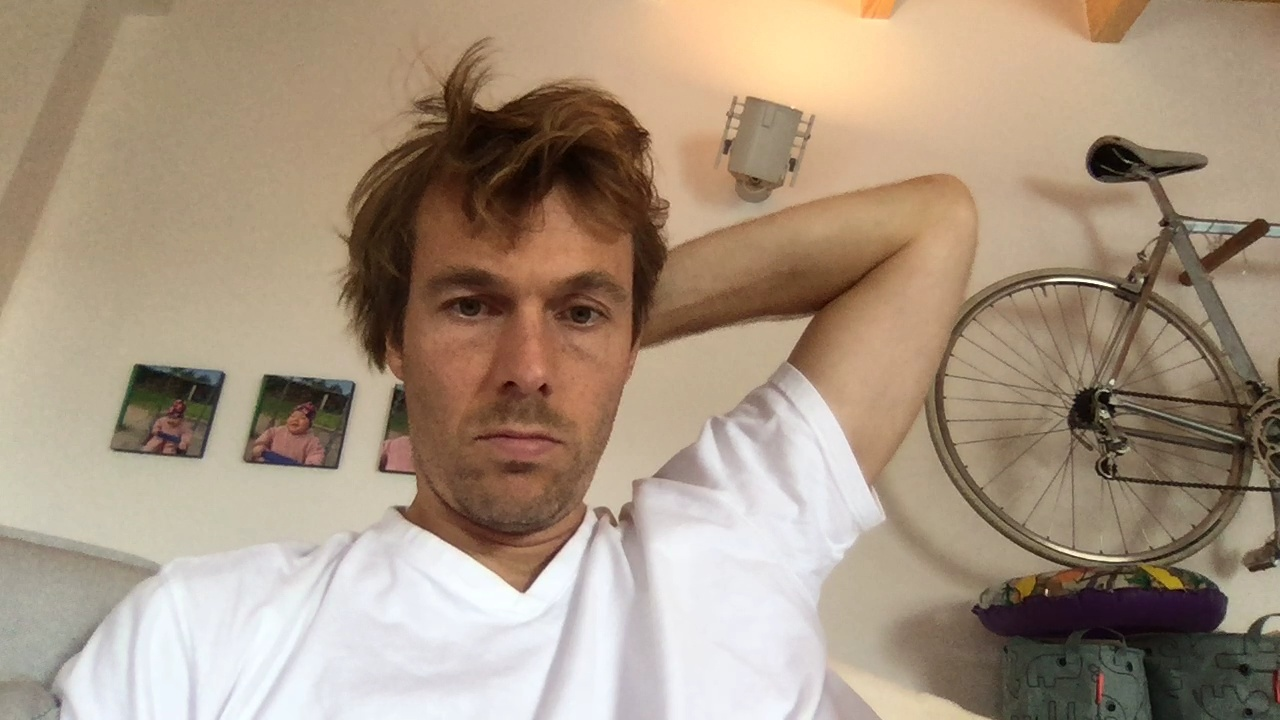
#> input picture filename.jpg, 1280 x 720 px
$ python -i detector.py   (imports and definitions only)
#> lines starting #> are read from the running program, lines starting #| are printed output that depends on the picture
import cv2
import numpy as np


# initialize the HOG descriptor/person detector
hog = cv2.HOGDescriptor()
# [1 line not run here, left out]
face_cascade = cv2.CascadeClassifier(cv2.data.haarcascades + 'haarcascade_frontalface_default.xml')
# eye_cascade = cv2.CascadeClassifier(cv2.data.haarcascades + 'haarcascade_eye.xml')


def detect_faces(img):
    # Convert into grayscale
    gray = cv2.cvtColor(img, cv2.COLOR_BGR2GRAY)
    # Detect faces
    # if len(eye_cascade.detectMultiScale(gray, 1.1, 4)):
    #     return True
    if len(face_cascade.detectMultiScale(gray, 1.1, 4)):
        return True
    else:
        return False


def detect_people(img):

    # resizing for faster detection
    frame = cv2.resize(img, (640, 480))
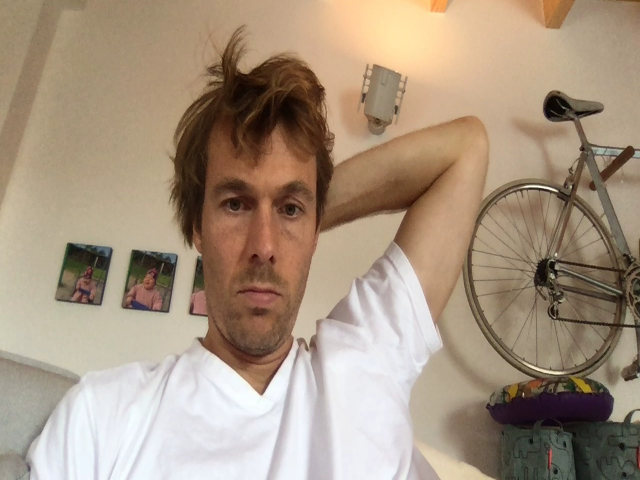
#> frame: shape (480, 640, 3); mean R, G, B 166.9, 148.1, 128.2
    # using a greyscale picture, also for faster detection
    gray = cv2.cvtColor(frame, cv2.COLOR_RGB2GRAY)
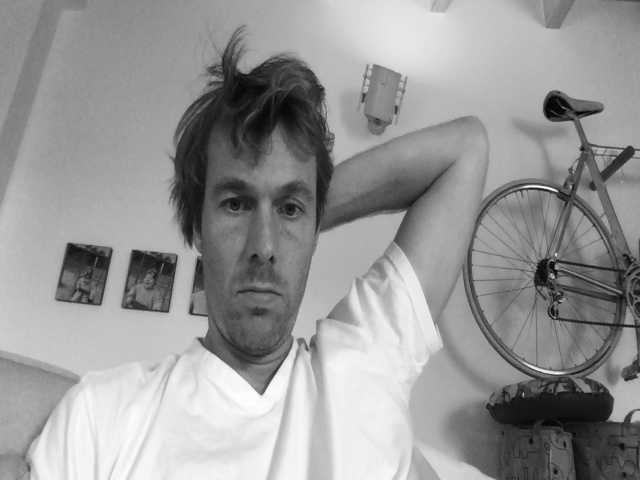
#> gray: shape (480, 640); min 4, max 253, mean 151.4

    # detect people in the image
    # returns the bounding boxes for the detected objects
    boxes, weights = hog.detectMultiScale(frame, winStride=(8, 8))
#> boxes = (); weights = ()

    return len(np.array([[x, y, x + w, y + h] for (x, y, w, h) in boxes]) > 0)

>>> import cv2
>>> picture = cv2.cvtColor(cv2.imread('filename.jpg'), cv2.COLOR_BGR2RGB)
>>> result = detect_people(picture)
#> result = 0
